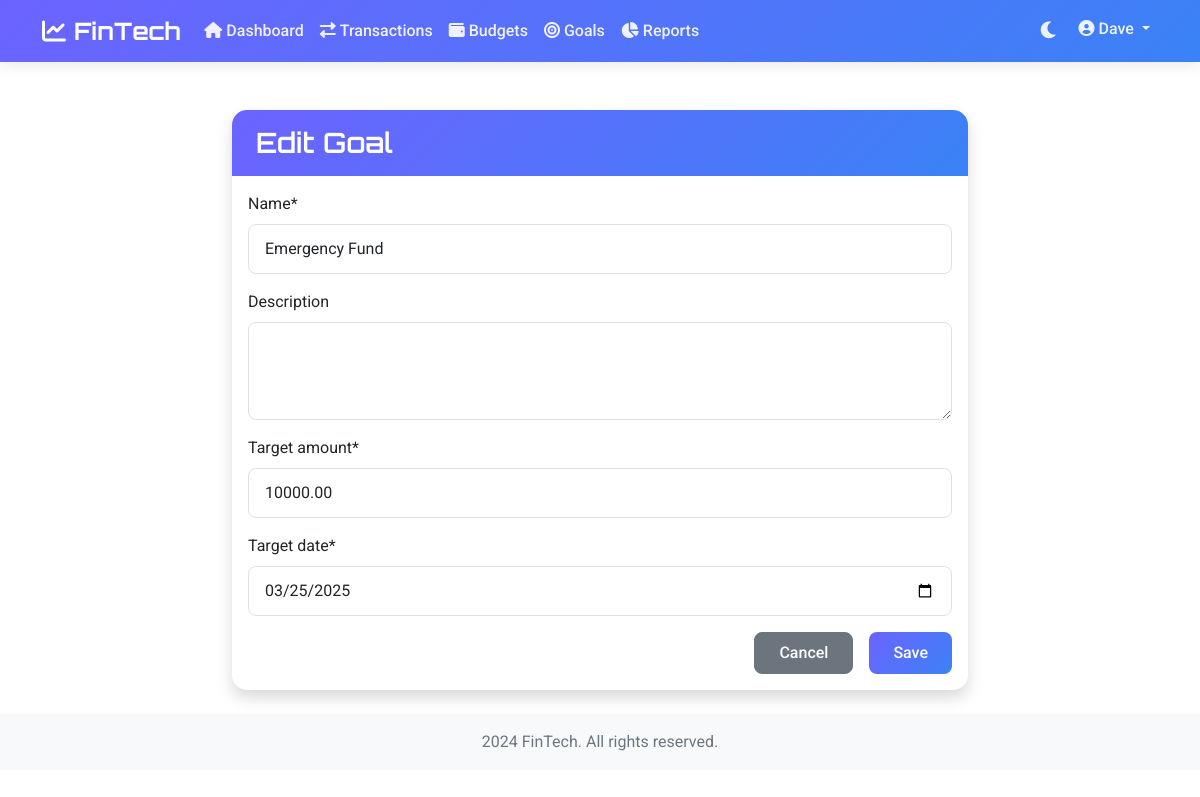
Page /goals/edit/2/ (signed in) on the committed database.
### users/models.py (models this page shows, shortened)
class User(AbstractUser):
    currency = models.CharField(max_length=3, default='USD')
    avatar = models.ImageField(upload_to='avatars/', null=True, blank=True)

### goals/models.py (models this page shows, shortened)
class Goal(models.Model):
    user = models.ForeignKey(settings.AUTH_USER_MODEL, on_delete=models.CASCADE)
    name = models.CharField(max_length=100)
    target_amount = models.DecimalField(max_digits=10, decimal_places=2)
    current_amount = models.DecimalField(max_digits=10, decimal_places=2, default=0)
    target_date = models.DateField()
    description = models.TextField(blank=True)
    created_at = models.DateTimeField(auto_now_add=True)
    updated_at = models.DateTimeField(auto_now=True)
    completed = models.BooleanField(default=False)
    class Meta:
        ordering = ['completed', 'target_date']

### goals/views.py (the view)
# urls.py: path('edit/<int:pk>/', views.goal_edit, name='goal_edit'),
@login_required
def goal_edit(request, pk):
    goal = get_object_or_404(Goal, pk=pk, user=request.user)
    if request.method == 'POST':
        form = GoalForm(request.POST, instance=goal)
        if form.is_valid():
            form.save()
            messages.success(request, 'Goal updated successfully.')
            return redirect('goal_list')
    else:
        form = GoalForm(instance=goal)
    return render(request, 'goals/goal_form.html', {'form': form, 'goal': goal})

### goals/forms.py
class GoalForm(forms.ModelForm):
    class Meta:
        model = Goal
        fields = ['name', 'description', 'target_amount', 'target_date']
        widgets = {
            'target_date': forms.DateInput(attrs={'type': 'date', 'min': date.today().strftime('%Y-%m-%d')}),
            'description': forms.Textarea(attrs={'rows': 3}),
        }

### templates/goals/goal_form.html (shortened to what this page needs)
{% extends 'base.html' %}
{% load static %}
{% load crispy_forms_tags %}
{% block content %}
<div class="container mt-4">
    <div class="row justify-content-center">
        <div class="col-md-8">
            <div class="card shadow">
                <div class="card-header">
                    <h3 class="card-title mb-0">{% if goal %}Edit{% else %}Add{% endif %} Goal</h3>
                </div>
                <div class="card-body">
                    <form method="post">
                        {{ form|crispy }}
                        <div class="d-grid gap-2 d-md-flex justify-content-md-end">
                            <a href="{% url 'goal_list' %}" class="btn btn-secondary me-md-2">Cancel</a>
                            <button type="submit" class="btn btn-primary">Save</button>
                        </div>
                    </form>
                </div>
            </div>
        </div>
    </div>
</div>
{% endblock %}

### templates/base.html (shortened to what this page needs)
{% load static %}
<!DOCTYPE html>
<html lang="en" data-bs-theme="light">
<head>
    <link rel="stylesheet" href="https://cdnjs.cloudflare.com/ajax/libs/font-awesome/6.0.0/css/all.min.css">
    <link href="https://cdn.jsdelivr.net/npm/bootstrap@5.1.3/dist/css/bootstrap.min.css" rel="stylesheet">
    <link rel="stylesheet" href="{% static 'css/style.css' %}">
</head>
<body>
    <nav class="navbar navbar-expand-lg navbar-dark sticky-top">
        <div class="container">
            <a class="navbar-brand" href="{% url 'dashboard' %}">
                <i class="fas fa-chart-line me-2"></i>FinTech
            </a>
            <div class="collapse navbar-collapse" id="navbarNav">
                {% if user.is_authenticated %}
                <ul class="navbar-nav me-auto">
                    <li class="nav-item">
                        <a class="nav-link" href="{% url 'dashboard' %}">
                            <i class="fas fa-home me-1"></i>Dashboard
                        </a>
                    </li>
                    <li class="nav-item">
                        <a class="nav-link" href="{% url 'transaction_list' %}">
                            <i class="fas fa-exchange-alt me-1"></i>Transactions
                        </a>
                    </li>
                    <li class="nav-item">
                        <a class="nav-link" href="{% url 'budget_list' %}">
                            <i class="fas fa-wallet me-1"></i>Budgets
                        </a>
                    </li>
                    <li class="nav-item">
                        <a class="nav-link" href="{% url 'goal_list' %}">
                            <i class="fas fa-bullseye me-1"></i>Goals
                        </a>
                    </li>
                    <li class="nav-item">
                        <a class="nav-link" href="{% url 'reports' %}">
                            <i class="fas fa-chart-pie me-1"></i>Reports
                        </a>
                    </li>
                </ul>
                <ul class="navbar-nav">
                    <li class="nav-item">
                        <button class="btn nav-link" id="themeToggle">
                            <i class="fas fa-moon me-1"></i>
                        </button>
                    </li>
                    <li class="nav-item dropdown">
                        <a class="nav-link dropdown-toggle" href="#" id="userDropdown" role="button" data-bs-toggle="dropdown">
                            <i class="fas fa-user-circle me-1"></i>{{ user.username }}
                        </a>
                    </li>
                </ul>
                {% endif %}
            </div>
        </div>
    </nav>
    <main class="py-4">
        {% block content %}{% endblock %}
    </main>
    <footer class="footer mt-auto py-3 bg-light">
        <div class="container text-center">
            <span class="text-muted"> 2024 FinTech. All rights reserved.</span>
        </div>
    </footer>
</body>
</html>

### static/css/style.css (style rules this page uses)
:root { --primary-color: #6c63ff; --secondary-color: #4CAF50; --dark-color: #2c3e50; --light-color: #f8f9fa; --gradient: linear-gradient(135deg, #6c63ff 0%, #3b82f6 100%); }
body { font-family: 'Roboto', sans-serif; background: var(--bs-body-bg, #f4f6f9); color: var(--bs-body-color, var(--dark-color)); }
h1, h2, h3, h4, h5, h6 { font-family: 'Orbitron', sans-serif; font-weight: 600; }
.navbar { background: var(--gradient); backdrop-filter: blur(10px); box-shadow: 0 2px 15px rgba(0, 0, 0, 0.1); }
.navbar-brand { font-family: 'Orbitron', sans-serif; font-weight: 700; font-size: 1.5rem; color: white !important; }
.nav-link { font-weight: 500; color: rgba(255, 255, 255, 0.9) !important; transition: all 0.3s ease; }
#themeToggle { background: transparent; border: none; padding: 0.5rem; font-size: 1.2rem; color: rgba(255, 255, 255, 0.9) !important; transition: all 0.3s ease; }
.card { border: none; border-radius: 15px; box-shadow: 0 4px 25px rgba(0, 0, 0, 0.05); transition: all 0.3s ease; background: var(--bs-tertiary-bg, white); overflow: hidden; }
.card-header { background: var(--gradient); color: white; border-bottom: none; padding: 1rem 1.5rem; }
.btn { border-radius: 8px; padding: 0.5rem 1.5rem; font-weight: 500; transition: all 0.3s ease; }
.btn-primary { background: var(--gradient); border: none; }
.form-control { border-radius: 8px; border: 1px solid var(--bs-tertiary-bg, #e0e0e0); padding: 0.75rem 1rem; transition: all 0.3s ease; background: var(--bs-tertiary-bg, white); color: var(--bs-body-color, var(--dark-color)); }
.footer { background: var(--bs-tertiary-bg, var(--light-color)) !important; }
.text-muted { color: var(--bs-tertiary-color, #6c757d) !important; }

### rows in the picture
User: username "Dave"
Goal: name "Emergency Fund", target_amount "10000.00", target_date "03/25/2025"
